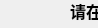
         <widget class="QWidget" name="ConQualityRecordPage">
          <property name="geometry">
           <rect>
            <x>0</x>
            <y>0</y>
            <width>98</width>
            <height>28</height>
           </rect>
          </property>
          <attribute name="label">
           <string>9、混凝土搅拌质量记录表</string>
          </attribute>
          <widget class="QLabel" name="S_SlitContentLabel_3">
           <property name="geometry">
            <rect>
             <x>10</x>
             <y>30</y>
             <width>121</width>
             <height>16</height>
            </rect>
           </property>
           <property name="text">
            <string>砂含泥量区间</string>
           </property>
          </widget>
          <widget class="QLabel" name="G_SlitContentLabel_3">
           <property name="geometry">
            <rect>
             <x>150</x>
             <y>30</y>
             <width>121</width>
             <height>16</height>
            </rect>
           </property>
           <property name="text">
            <string>石含泥量区间</string>
           </property>
          </widget>
          <widget class="QLabel" name="G_WaterContentLabel_5">
           <property name="geometry">
            <rect>
             <x>70</x>
             <y>0</y>
             <width>111</width>
             <height>21</height>
            </rect>
           </property>
           <property name="font">
            <font>
             <pointsize>12</pointsize>
             <weight>75</weight>
             <bold>true</bold>
            </font>
           </property>
           <property name="text">
            <string>请在表7中修改</string>
           </property>
          </widget>
          <widget class="QLabel" name="label_60">
           <property name="geometry">
            <rect>
             <x>200</x>
             <y>60</y>
             <width>51</width>
             <height>20</height>
            </rect>
           </property>
           <property name="text">
            <string>质检员：</string>
           </property>
          </widget>
          <widget class="QLabel" name="label_61">
           <property name="geometry">
            <rect>
             <x>10</x>
             <y>60</y>
             <width>71</width>
             <height>16</height>
            </rect>
           </property>
           <property name="text">
            <string>工程负责人：</string>
           </property>
          </widget>
          <widget class="QComboBox" name="Project9Record">
           <property name="geometry">
            <rect>
             <x>440</x>
             <y>60</y>
             <width>81</width>
             <height>22</height>
            </rect>
           </property>
          </widget>
          <widget class="QComboBox" name="Project9Manager">
           <property name="geometry">
            <rect>
             <x>90</x>
             <y>60</y>
             <width>81</width>
             <height>22</height>
            </rect>
           </property>
          </widget>
          <widget class="QLabel" name="label_62">
           <property name="geometry">
            <rect>
             <x>380</x>
             <y>60</y>
             <width>51</width>
             <height>16</height>
            </rect>
           </property>
           <property name="text">
            <string>记录：</string>
           </property>
          </widget>
          <widget class="QComboBox" name="Project9Checker">
           <property name="geometry">
            <rect>
             <x>260</x>
             <y>60</y>
             <width>81</width>
             <height>22</height>
            </rect>
           </property>
          </widget>
         </widget>
